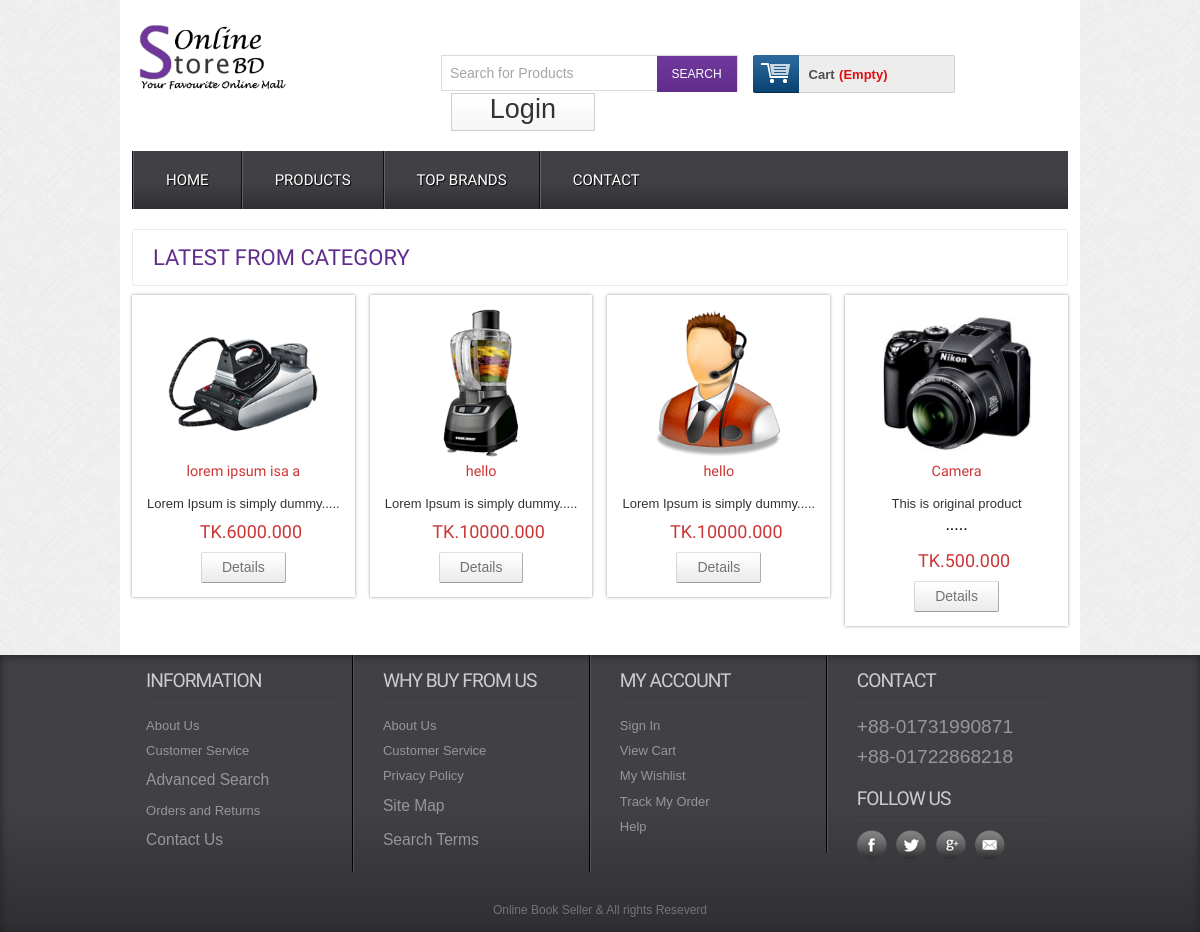
/productbycat.php?catId=1, run on the app's committed database.
### tables this page shows
CREATE TABLE `tbl_product` (
  `productId` int(11) NOT NULL,
  `productName` varchar(255) NOT NULL,
  `catId` int(11) NOT NULL,
  `brandId` int(11) NOT NULL,
  `body` text NOT NULL,
  `price` float(10,3) NOT NULL,
  `image` varchar(255) NOT NULL,
  `type` tinyint(4) NOT NULL DEFAULT '0'
);

### classes/product.php (called while the page is built, shortened)
<?php
	$filepath = realpath(dirname(__FILE__));
	include_once ($filepath.'/../lib/database.php');
	include_once ($filepath.'/../helpers/format.php');
?>
<?php
	class Product
	{
		private $db;
		public function __construct()
		{
			$this->db = new Database();
		}
		public function productByCat($id){
			$id = mysqli_real_escape_string($this->db->link,$id);
			$query = "select * from tbl_product where catId= '$id'";
			$result = $result = $this->db->select($query);
			return $result;
		}
	}
?>

### lib/database.php (called while the page is built, shortened)
<?php
Class Database{
   public $host   = DB_HOST;
   public $user   = DB_USER;
   public $pass   = DB_PASS;
   public $dbname = DB_NAME;
   public $link;
private function connectDB(){
     $this->link = new mysqli($this->host, $this->user, $this->pass, $this->dbname);
 }
public function select($query){
      $result = $this->link->query($query) or die($this->link->error.__LINE__);
      if($result->num_rows > 0){
        return $result;
      } else {
        return false;
      }
 }
}

### helpers/format.php (called while the page is built, shortened)
<?php
class Format{
 public function textShorten($text, $limit = 400){
      $text = $text. " ";
      $text = substr($text, 0, $limit);
      $text = substr($text, 0, strrpos($text, ' '));
      $text = $text.".....";
      return $text;
 }
}
?>

### productbycat.php (the view, shortened to what this page needs)
<?php include 'inc/header.php'; ?>
<?php
    if (!isset($_GET['catId']) || $_GET['catId'] == NULL) {
        echo "<script>window.location = '404.php'; </script>";
    } else{
        $id=$_GET['catId'];
    }
?>
 <div class="main">
    <div class="content">
    	<div class="content_top">
    		<div class="heading">
    		<h3>Latest from Category</h3>
    		</div>
    	</div>
	      <div class="section group">
			<?php
				$pdbycat = $pd->productByCat($id);
				if ($pdbycat) {
					while ($result = $pdbycat->fetch_assoc()) {
			?>
				<div class="grid_1_of_4 images_1_of_4">
					 <a href="preview.php?proid=<?php echo $result['productId']; ?>"><img src="admin/<?php echo $result['image']; ?>" alt="" /></a>
					 <h2><?php echo $result['productName']; ?></h2>
					 <p><?php echo $fm->textshorten($result['body'],60); ?></p>
					  <p><span class="price">TK.<?php echo $result['price']; ?></span></p>
				     <div class="button"><span><a href="preview.php?proid=<?php echo $result['productId']; ?>" class="details">Details</a></span></div>
				</div>
			<?php } } ?>
			</div>
    </div>
 </div>
<?php include 'inc/footer.php'; ?>

### css/style.css (style rules this page uses)
html,body,div,span,applet,object,iframe,h1,h2,h3,h4,h5,h6,p,blockquote,pre,a,abbr,acronym,address,big,cite,code,del,dfn,em,img,ins,kbd,q,s,samp,small,strike,strong,sub,sup,tt,var,b,u,i,dl,dt,dd,ol,nav ul,nav li,fieldset,form,label,legend,table,caption,tbody,tfoot,thead,tr,th,td,article,aside,canvas,details,embed,figure,figcaption,footer,header,hgroup,menu,nav,output,ruby,section,summary,time,mark,audio,video { margin:0;padding:0;border:0;font-size:100%;font:inherit;vertical-align:baseline; }
a { text-decoration:none; }
img { max-width:100%; }
body { font-family:Arial, Helvetica, sans-serif; background:url(../images/body_bg3.jpg); }
.section { clear: both; padding: 0px; margin: 0px; }
.group:before, .group:after { content:""; display:table; }
.group:after { clear:both; }
.group { zoom:1; }
.content { padding:20px 0; background:#FFF; }
.content h2 { font-size:23px; color:#6C6C6C; font-family: 'Monda', sans-serif; }
.content_top { padding:15px 20px; border:1px solid #EBE8E8; border-radius:3px; }
.heading { float:left; margin-right:10%; }
.heading h3 { font-family: 'Monda', sans-serif; font-size:22px; color:#602D8D; text-transform:uppercase; }
.grid_1_of_4 { display: block; float:left; margin: 1% 0 1% 1.6%; box-shadow: 0px 0px 3px rgb(150, 150, 150); }
.grid_1_of_4:first-child { margin-left: 0; }
.images_1_of_4 { width: 20.8%; padding:1.5%; text-align:center; position:relative; }
.images_1_of_4 img { height:150px; width: 150px; }
.images_1_of_4 h2 { color: #CC3636; font-family: 'Monda', sans-serif; font-size:0.9em; font-weight : normal; }
.images_1_of_4 p { font-size:0.8125em; padding:0.4em 0; color: #333; }
.images_1_of_4 p span.price { font-size:18px; font-family: 'Monda', sans-serif; color: #CC3636; margin-left:15px; }
.images_1_of_4 .button { float: left; line-height: 1.9em; margin-top: 0.3em; width: 100%; }
.images_1_of_4 .button a { padding:7px 20px; font-size:0.8em; }
.images_1_of_4 .button a { font-family: "Trebuchet MS",Arial,Helvetica,sans-serif; font-size: 14px; line-height: 15px; text-transform: none; color: #737370; text-decoration: none!important; background: url(../images/button-bg.png) repeat-x 0 0 #E8E8E8; display: inline-block; border-left: 1px solid #D4D4D4!important; border-right: 1px solid #ADADAD!important; border-top: 1px solid #E0E0E0!important; border-bottom: 1px solid #9C9C9C!important; cursor: pointer!important; margin: 0 2px; border-radius: 2px; -moz-border-radius: 2px; -webkit-border-radius: 2px; -webkit-transition: all 0.5s ease; -moz-transition: all 0.5s ease; -o-transition: all 0.5s ease; transition: all 0.5s ease; }

### data on the page
tbl_product: image (picture), productName "lorem ipsum isa a", body "Lorem Ipsum is simply dummy.....", price "6000.000"
tbl_product: image (picture), productName "hello", body "Lorem Ipsum is simply dummy.....", price "10000.000"
tbl_product: image (picture), productName "hello", body "Lorem Ipsum is simply dummy.....", price "10000.000"
tbl_product: image (picture), productName "Camera", body "This is original product .....", price "500.000"
